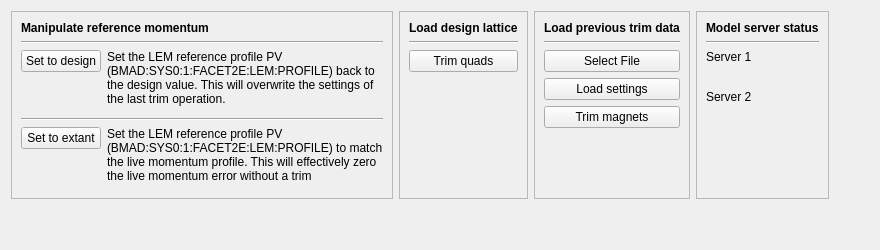
        <widget class="QWidget" name="tab_2">
         <attribute name="title">
          <string>Expert</string>
         </attribute>
         <layout class="QGridLayout" name="gridLayout_7">
          <item row="0" column="2">
           <widget class="QFrame" name="main_controls_4">
            <property name="styleSheet">
             <string notr="true"/>
            </property>
            <property name="frameShape">
             <enum>QFrame::StyledPanel</enum>
            </property>
            <property name="frameShadow">
             <enum>QFrame::Raised</enum>
            </property>
            <layout class="QGridLayout" name="gridLayout_9">
             <item row="1" column="0">
              <widget class="Line" name="line_9">
               <property name="orientation">
                <enum>Qt::Horizontal</enum>
               </property>
              </widget>
             </item>
             <item row="0" column="0">
              <widget class="QLabel" name="label_14">
               <property name="font">
                <font>
                 <weight>75</weight>
                 <bold>true</bold>
                </font>
               </property>
               <property name="text">
                <string>Load previous trim data</string>
               </property>
              </widget>
             </item>
             <item row="5" column="0">
              <spacer name="verticalSpacer_6">
               <property name="orientation">
                <enum>Qt::Vertical</enum>
               </property>
               <property name="sizeHint" stdset="0">
                <size>
                 <width>20</width>
                 <height>40</height>
                </size>
               </property>
              </spacer>
             </item>
             <item row="4" column="0">
              <widget class="QPushButton" name="pushButton_5">
               <property name="text">
                <string>Trim magnets</string>
               </property>
              </widget>
             </item>
             <item row="2" column="0">
              <widget class="QPushButton" name="pushButton_4">
               <property name="text">
                <string>Select File</string>
               </property>
              </widget>
             </item>
             <item row="3" column="0">
              <widget class="QPushButton" name="pushButton_6">
               <property name="text">
                <string>Load settings</string>
               </property>
              </widget>
             </item>
            </layout>
           </widget>
          </item>
          <item row="0" column="0">
           <widget class="QFrame" name="main_controls_2">
            <property name="styleSheet">
             <string notr="true"/>
            </property>
            <property name="frameShape">
             <enum>QFrame::StyledPanel</enum>
            </property>
            <property name="frameShadow">
             <enum>QFrame::Raised</enum>
            </property>
            <layout class="QGridLayout" name="gridLayout_6">
             <item row="6" column="1" rowspan="2">
              <widget class="QLabel" name="label_7">
               <property name="text">
                <string>Set the LEM reference profile PV (BMAD:SYS0:1:FACET2E:LEM:PROFILE) to match the live momentum profile. This will effectively zero the live momentum error without a trim</string>
               </property>
               <property name="alignment">
                <set>Qt::AlignLeading|Qt::AlignLeft|Qt::AlignTop</set>
               </property>
               <property name="wordWrap">
                <bool>true</bool>
               </property>
               <property name="margin">
                <number>5</number>
               </property>
              </widget>
             </item>
             <item row="4" column="0">
              <spacer name="verticalSpacer_2">
               <property name="orientation">
                <enum>Qt::Vertical</enum>
               </property>
               <property name="sizeHint" stdset="0">
                <size>
                 <width>20</width>
                 <height>40</height>
                </size>
               </property>
              </spacer>
             </item>
             <item row="2" column="0" colspan="2">
              <widget class="Line" name="line_6">
               <property name="orientation">
                <enum>Qt::Horizontal</enum>
               </property>
              </widget>
             </item>
             <item row="3" column="1" rowspan="2">
              <widget class="QLabel" name="label_5">
               <property name="text">
                <string>Set the LEM reference profile PV (BMAD:SYS0:1:FACET2E:LEM:PROFILE) back to the design value. This will overwrite the settings of the last trim operation.</string>
               </property>
               <property name="alignment">
                <set>Qt::AlignLeading|Qt::AlignLeft|Qt::AlignTop</set>
               </property>
               <property name="wordWrap">
                <bool>true</bool>
               </property>
               <property name="margin">
                <number>5</number>
               </property>
              </widget>
             </item>
             <item row="7" column="0">
              <spacer name="verticalSpacer_3">
               <property name="orientation">
                <enum>Qt::Vertical</enum>
               </property>
               <property name="sizeHint" stdset="0">
                <size>
                 <width>20</width>
                 <height>40</height>
                </size>
               </property>
              </spacer>
             </item>
             <item row="1" column="0" colspan="2">
              <widget class="QLabel" name="label_10">
               <property name="font">
                <font>
                 <weight>75</weight>
                 <bold>true</bold>
                </font>
               </property>
               <property name="text">
                <string>Manipulate reference momentum</string>
               </property>
              </widget>
             </item>
             <item row="6" column="0">
              <widget class="QPushButton" name="pub_prof_live">
               <property name="text">
                <string>Set to extant</string>
               </property>
              </widget>
             </item>
             <item row="3" column="0">
              <widget class="QPushButton" name="pub_prof_design">
               <property name="text">
                <string>Set to design</string>
               </property>
              </widget>
             </item>
             <item row="5" column="0" colspan="2">
              <widget class="Line" name="line_7">
               <property name="orientation">
                <enum>Qt::Horizontal</enum>
               </property>
              </widget>
             </item>
            </layout>
           </widget>
          </item>
          <item row="0" column="1">
           <widget class="QFrame" name="main_controls_3">
            <property name="styleSheet">
             <string notr="true"/>
            </property>
            <property name="frameShape">
             <enum>QFrame::StyledPanel</enum>
            </property>
            <property name="frameShadow">
             <enum>QFrame::Raised</enum>
            </property>
            <layout class="QGridLayout" name="gridLayout_8">
             <item row="1" column="0">
              <widget class="Line" name="line_8">
               <property name="orientation">
                <enum>Qt::Horizontal</enum>
               </property>
              </widget>
             </item>
             <item row="0" column="0">
              <widget class="QLabel" name="label_13">
               <property name="font">
                <font>
                 <weight>75</weight>
                 <bold>true</bold>
                </font>
               </property>
               <property name="text">
                <string>Load design lattice</string>
               </property>
              </widget>
             </item>
             <item row="3" column="0">
              <spacer name="verticalSpacer_4">
               <property name="orientation">
                <enum>Qt::Vertical</enum>
               </property>
               <property name="sizeHint" stdset="0">
                <size>
                 <width>20</width>
                 <height>40</height>
                </size>
               </property>
              </spacer>
             </item>
             <item row="2" column="0">
              <widget class="QPushButton" name="pushButton_3">
               <property name="text">
                <string>Trim quads</string>
               </property>
              </widget>
             </item>
            </layout>
           </widget>
          </item>
          <item row="1" column="0">
           <spacer name="verticalSpacer_5">
            <property name="orientation">
             <enum>Qt::Vertical</enum>
            </property>
            <property name="sizeHint" stdset="0">
             <size>
              <width>20</width>
              <height>40</height>
             </size>
            </property>
           </spacer>
          </item>
          <item row="0" column="3">
           <widget class="QFrame" name="main_controls_5">
            <property name="styleSheet">
             <string notr="true"/>
            </property>
            <property name="frameShape">
             <enum>QFrame::StyledPanel</enum>
            </property>
            <property name="frameShadow">
             <enum>QFrame::Raised</enum>
            </property>
            <layout class="QGridLayout" name="gridLayout_10">
             <item row="0" column="0" colspan="2">
              <widget class="QLabel" name="label_15">
               <property name="font">
                <font>
                 <weight>75</weight>
                 <bold>true</bold>
                </font>
               </property>
               <property name="text">
                <string>Model server status</string>
               </property>
              </widget>
             </item>
             <item row="2" column="1">
              <widget class="PyDMLabel" name="PyDMLabel_3">
               <property name="toolTip">
                <string/>
               </property>
               <property name="alarmSensitiveContent" stdset="0">
                <bool>true</bool>
               </property>
               <property name="channel" stdset="0">
                <string>F2:WATCHER:MODEL_SERVER_STAT</string>
               </property>
              </widget>
             </item>
             <item row="3" column="1">
              <widget class="PyDMLabel" name="PyDMLabel">
               <property name="toolTip">
                <string/>
               </property>
               <property name="channel" stdset="0">
                <string>PHYS:SYS1:1:MODEL_SERVER</string>
               </property>
              </widget>
             </item>
             <item row="6" column="0">
              <spacer name="verticalSpacer_7">
               <property name="orientation">
                <enum>Qt::Vertical</enum>
               </property>
               <property name="sizeHint" stdset="0">
                <size>
                 <width>20</width>
                 <height>40</height>
                </size>
               </property>
              </spacer>
             </item>
             <item row="5" column="1">
              <widget class="PyDMLabel" name="PyDMLabel_2">
               <property name="toolTip">
                <string/>
               </property>
               <property name="channel" stdset="0">
                <string>PHYS:SYS1:1:MODEL_SERVER2</string>
               </property>
              </widget>
             </item>
             <item row="1" column="0" colspan="2">
              <widget class="Line" name="line_10">
               <property name="orientation">
                <enum>Qt::Horizontal</enum>
               </property>
              </widget>
             </item>
             <item row="4" column="1">
              <widget class="PyDMLabel" name="PyDMLabel_4">
               <property name="toolTip">
                <string/>
               </property>
               <property name="alarmSensitiveContent" stdset="0">
                <bool>true</bool>
               </property>
               <property name="channel" stdset="0">
                <string>F2:WATCHER:MODEL_SERVER2_STAT</string>
               </property>
              </widget>
             </item>
             <item row="2" column="0">
              <widget class="QLabel" name="label_8">
               <property name="text">
                <string>Server 1</string>
               </property>
              </widget>
             </item>
             <item row="4" column="0">
              <widget class="QLabel" name="label_16">
               <property name="text">
                <string>Server 2</string>
               </property>
              </widget>
             </item>
            </layout>
           </widget>
          </item>
          <item row="0" column="4">
           <spacer name="horizontalSpacer">
            <property name="orientation">
             <enum>Qt::Horizontal</enum>
            </property>
            <property name="sizeHint" stdset="0">
             <size>
              <width>40</width>
              <height>20</height>
             </size>
            </property>
           </spacer>
          </item>
         </layout>
        </widget>
